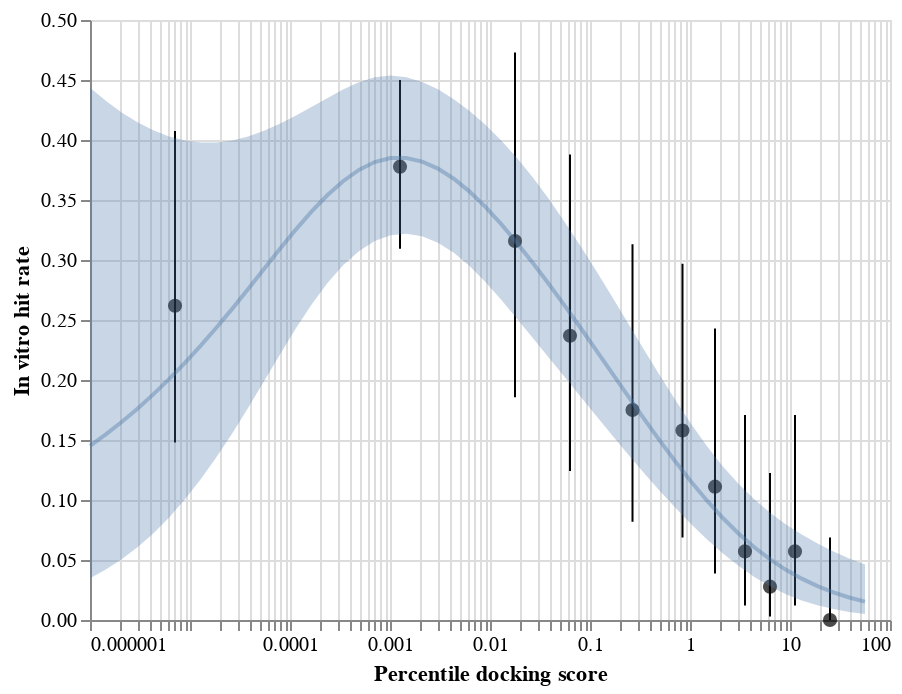

Write notebook code for a chart like this one.
### Code cell
points+errorbars+ch+ci

### Figure 1 — Vega-Lite specification as saved in the notebook (floating-point values rounded to 4 significant figures)
{"config": {"view": {"continuousWidth": 400, "continuousHeight": 300}}, "layer": [{"mark": {"type": "point", "color": "black", "filled": true, "size": 50}, "encoding": {"x": {"type": "quantitative", "field": "x", "scale": {"type": "log"}}, "y": {"type": "quantitative", "field": "y", "title": "In vitro hit rate"}}}, {"mark": "errorbar", "encoding": {"x": {"type": "quantitative", "field": "x", "scale": {"type": "log"}}, "y": {"type": "quantitative", "field": "y1", "title": "In vitro hit rate"}, "y2": {"field": "y2"}}}, {"data": {"name": "data-3ec2646fc42e83a892ef866912d76ba2"}, "mark": {"type": "line", "opacity": 0.4}, "encoding": {"x": {"type": "quantitative", "field": "x", "scale": {"type": "log"}, "title": "Percentile docking score"}, "y": {"type": "quantitative", "field": "y", "title": "In vitro hit rate"}}}, {"data": {"name": "data-3ec2646fc42e83a892ef866912d76ba2"}, "mark": {"type": "area", "opacity": 0.3}, "encoding": {"x": {"type": "quantitative", "field": "x", "scale": {"type": "log"}}, "y": {"type": "quantitative", "field": "y1", "title": "In vitro hit rate"}, "y2": {"field": "y2"}}}], "data": {"name": "data-276a22f1afe3af59fb2db822513910cf"}, "$schema": "https://vega.github.io/schema/vega-lite/v4.8.1.json", "datasets": {"data-276a22f1afe3af59fb2db822513910cf": [{"x": 7.079e-06, "y": 0.2619, "y1": 0.1478, "y2": 0.4075}, {"x": 0.001259, "y": 0.3778, "y1": 0.3094, "y2": 0.4501}, {"x": 0.01778, "y": 0.3158, "y1": 0.1856, "y2": 0.4728}, {"x": 0.0631, "y": 0.2368, "y1": 0.1242, "y2": 0.3879}, {"x": 0.2661, "y": 0.175, "y1": 0.08185, "y2": 0.3132}, {"x": 0.8414, "y": 0.1579, "y1": 0.0687, "y2": 0.2968}, {"x": 1.778, "y": 0.1111, "y1": 0.03869, "y2": 0.2429}, {"x": 3.548, "y": 0.05714, "y1": 0.01206, "y2": 0.1709}, {"x": 6.31, "y": 0.02778, "y1": 0.003014, "y2": 0.1226}, {"x": 11.22, "y": 0.05714, "y1": 0.01206, "y2": 0.1709}, {"x": 25.12, "y": 0.0, "y1": 1.393e-05, "y2": 0.06878}], "data-3ec2646fc42e83a892ef866912d76ba2": [{"x": 1e-06, "y": 0.1451, "y1": 0.03488, "y2": 0.4436}, {"x": 1.439e-06, "y": 0.1547, "y1": 0.04205, "y2": 0.4326}, {"x": 2.072e-06, "y": 0.165, "y1": 0.05057, "y2": 0.4229}, {"x": 2.982e-06, "y": 0.1761, "y1": 0.06057, "y2": 0.4147}, {"x": 4.292e-06, "y": 0.188, "y1": 0.07218, "y2": 0.408}, {"x": 6.178e-06, "y": 0.2008, "y1": 0.08549, "y2": 0.403}, {"x": 8.892e-06, "y": 0.2143, "y1": 0.1005, "y2": 0.3996}, {"x": 1.28e-05, "y": 0.2286, "y1": 0.1173, "y2": 0.3979}, {"x": 1.842e-05, "y": 0.2437, "y1": 0.1357, "y2": 0.3979}, {"x": 2.651e-05, "y": 0.2595, "y1": 0.1557, "y2": 0.3997}, {"x": 3.816e-05, "y": 0.2758, "y1": 0.1769, "y2": 0.403}, {"x": 5.493e-05, "y": 0.2925, "y1": 0.1989, "y2": 0.4077}, {"x": 7.906e-05, "y": 0.3091, "y1": 0.2211, "y2": 0.4135}, {"x": 0.0001138, "y": 0.3251, "y1": 0.2426, "y2": 0.4202}, {"x": 0.0001638, "y": 0.3402, "y1": 0.2627, "y2": 0.4274}, {"x": 0.0002357, "y": 0.3539, "y1": 0.2805, "y2": 0.4349}, {"x": 0.0003393, "y": 0.3657, "y1": 0.2956, "y2": 0.442}, {"x": 0.0004884, "y": 0.3751, "y1": 0.3074, "y2": 0.448}, {"x": 0.000703, "y": 0.3816, "y1": 0.3157, "y2": 0.4522}, {"x": 0.001012, "y": 0.385, "y1": 0.3206, "y2": 0.4537}, {"x": 0.001456, "y": 0.3851, "y1": 0.3219, "y2": 0.4524}, {"x": 0.002096, "y": 0.382, "y1": 0.3198, "y2": 0.4484}, {"x": 0.003017, "y": 0.3762, "y1": 0.3144, "y2": 0.4422}, {"x": 0.004343, "y": 0.3677, "y1": 0.3061, "y2": 0.434}, {"x": 0.006251, "y": 0.357, "y1": 0.295, "y2": 0.4242}, {"x": 0.008997, "y": 0.3443, "y1": 0.2818, "y2": 0.4127}, {"x": 0.01295, "y": 0.3299, "y1": 0.2669, "y2": 0.3996}, {"x": 0.01864, "y": 0.3142, "y1": 0.2511, "y2": 0.3849}, {"x": 0.02683, "y": 0.2975, "y1": 0.235, "y2": 0.3687}, {"x": 0.03861, "y": 0.2801, "y1": 0.2188, "y2": 0.351}, {"x": 0.05558, "y": 0.2622, "y1": 0.2026, "y2": 0.3319}, {"x": 0.07999, "y": 0.2437, "y1": 0.1865, "y2": 0.3118}, {"x": 0.1151, "y": 0.2249, "y1": 0.1703, "y2": 0.2909}, {"x": 0.1657, "y": 0.206, "y1": 0.1543, "y2": 0.2695}, {"x": 0.2385, "y": 0.187, "y1": 0.1384, "y2": 0.2477}, {"x": 0.3433, "y": 0.1683, "y1": 0.123, "y2": 0.2259}, {"x": 0.4942, "y": 0.1499, "y1": 0.108, "y2": 0.2044}, {"x": 0.7113, "y": 0.1322, "y1": 0.09368, "y2": 0.1834}, {"x": 1.024, "y": 0.1154, "y1": 0.0801, "y2": 0.1635}, {"x": 1.474, "y": 0.09964, "y1": 0.06738, "y2": 0.1449}, {"x": 2.121, "y": 0.08518, "y1": 0.05566, "y2": 0.1282}, {"x": 3.053, "y": 0.07216, "y1": 0.04512, "y2": 0.1135}, {"x": 4.394, "y": 0.06061, "y1": 0.03589, "y2": 0.1006}, {"x": 6.324, "y": 0.05052, "y1": 0.02804, "y2": 0.08938}, {"x": 9.103, "y": 0.04183, "y1": 0.02155, "y2": 0.07965}, {"x": 13.1, "y": 0.03444, "y1": 0.01634, "y2": 0.07115}, {"x": 18.86, "y": 0.02821, "y1": 0.01224, "y2": 0.06369}, {"x": 27.14, "y": 0.02303, "y1": 0.009086, "y2": 0.05712}, {"x": 39.07, "y": 0.01876, "y1": 0.006712, "y2": 0.05132}, {"x": 56.23, "y": 0.01528, "y1": 0.004944, "y2": 0.0462}]}}
